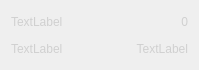
<?xml version="1.0" encoding="UTF-8"?>
<ui version="4.0">
 <class>userWidget</class>
 <widget class="QWidget" name="userWidget">
  <property name="geometry">
   <rect>
    <x>0</x>
    <y>0</y>
    <width>199</width>
    <height>70</height>
   </rect>
  </property>
  <property name="sizePolicy">
   <sizepolicy hsizetype="Preferred" vsizetype="Fixed">
    <horstretch>0</horstretch>
    <verstretch>0</verstretch>
   </sizepolicy>
  </property>
  <property name="windowTitle">
   <string>Form</string>
  </property>
  <layout class="QVBoxLayout" name="verticalLayout">
   <item>
    <layout class="QHBoxLayout" name="horizontalLayout">
     <item>
      <widget class="QLabel" name="name">
       <property name="styleSheet">
        <string notr="true">color: rgb(208, 208, 208);</string>
       </property>
       <property name="text">
        <string>TextLabel</string>
       </property>
      </widget>
     </item>
     <item>
      <widget class="QLabel" name="score">
       <property name="styleSheet">
        <string notr="true">color: rgb(208, 208, 208);</string>
       </property>
       <property name="text">
        <string>0</string>
       </property>
       <property name="alignment">
        <set>Qt::AlignRight|Qt::AlignTrailing|Qt::AlignVCenter</set>
       </property>
      </widget>
     </item>
    </layout>
   </item>
   <item>
    <layout class="QHBoxLayout" name="horizontalLayout_2">
     <item>
      <widget class="QLabel" name="ip">
       <property name="styleSheet">
        <string notr="true">color: rgb(208, 208, 208);</string>
       </property>
       <property name="text">
        <string>TextLabel</string>
       </property>
       <property name="alignment">
        <set>Qt::AlignLeading|Qt::AlignLeft|Qt::AlignVCenter</set>
       </property>
      </widget>
     </item>
     <item>
      <widget class="QLabel" name="sd">
       <property name="styleSheet">
        <string notr="true">color: rgb(208, 208, 208);</string>
       </property>
       <property name="text">
        <string>TextLabel</string>
       </property>
       <property name="alignment">
        <set>Qt::AlignRight|Qt::AlignTrailing|Qt::AlignVCenter</set>
       </property>
      </widget>
     </item>
    </layout>
   </item>
  </layout>
 </widget>
 <resources/>
 <connections/>
</ui>
